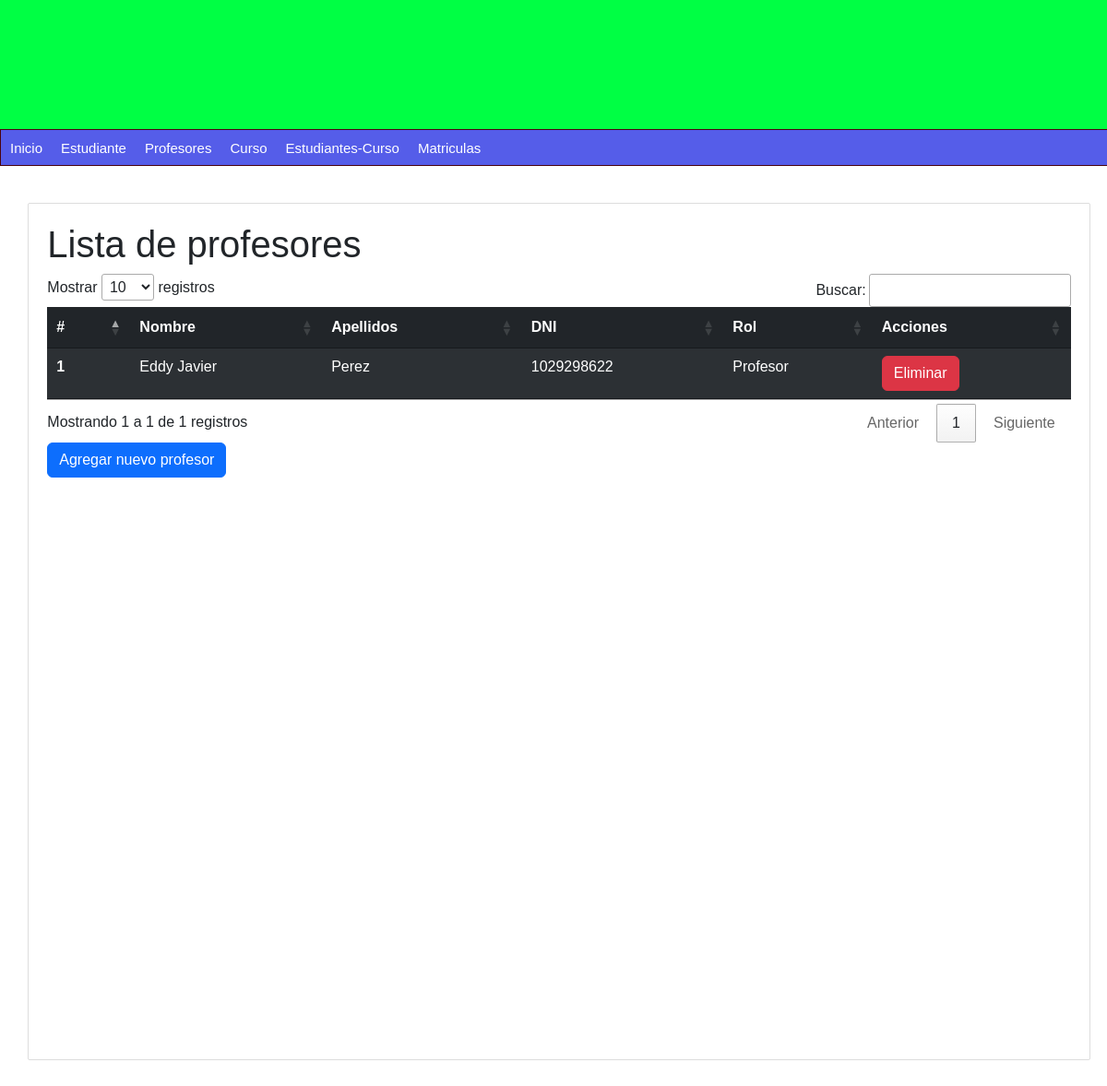
The app's page /profesores/, older data.
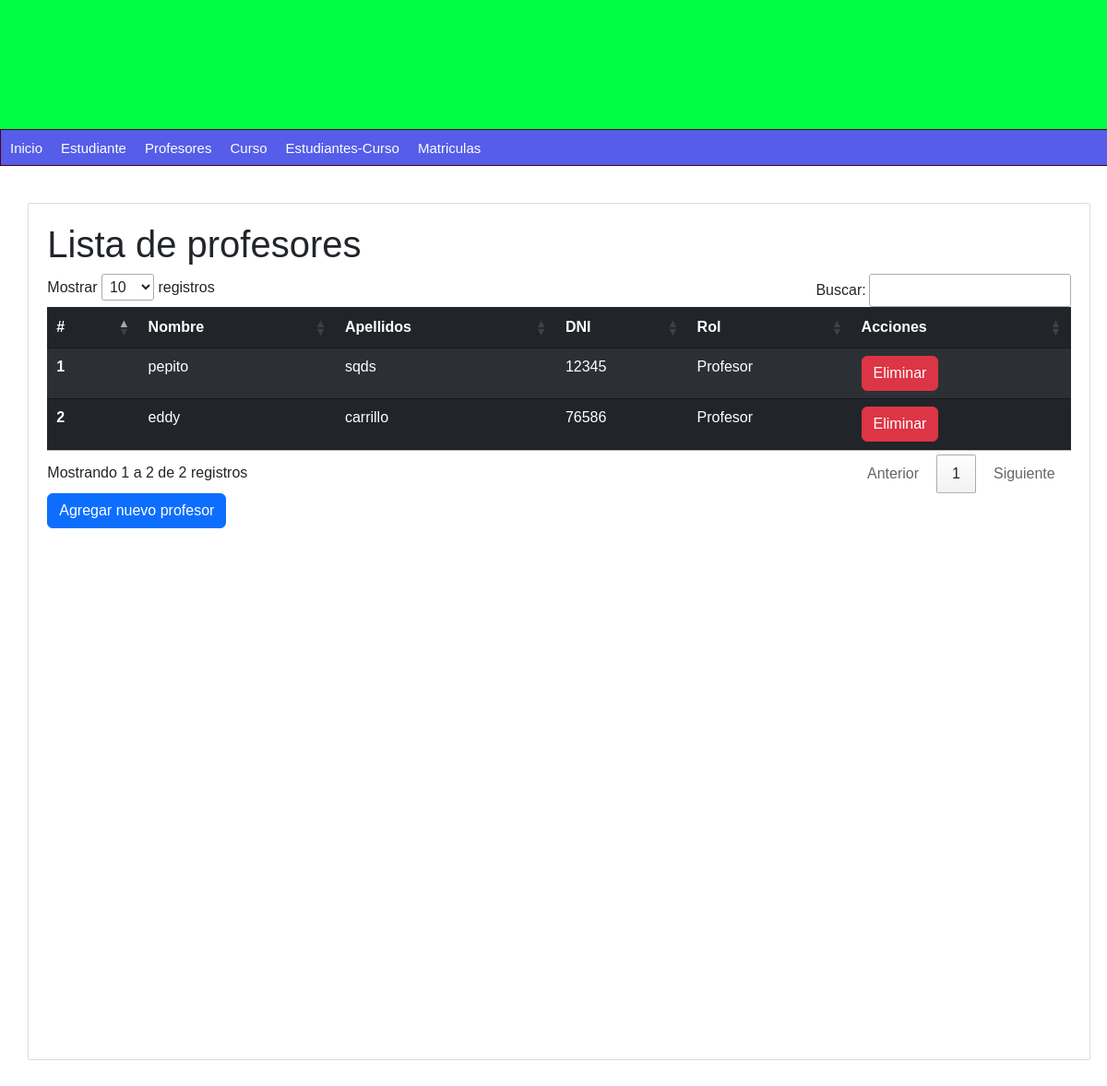
The same page, newer data.
### persona/models.py (models this page shows, shortened)
class Persona(models.Model):
    nombre = models.CharField(max_length=100)
    apellidos = models.CharField(max_length=100)
    dni = models.CharField(max_length=10, unique=True)
    telefono = models.CharField(max_length=10)
    email = models.EmailField()
    fecha_nacimiento = models.DateField()
    rol = models.CharField(max_length=20)
    created_at = models.DateTimeField(auto_now_add=True)
    class Meta:
        db_table = 'persona'

### persona/views.py (the view)
# urls.py: path('profesores/', get_profesores, name='lista-profesores'),
def get_profesores(request):
    profesores = Persona.objects.filter(rol='Profesor')
    return render(request, 'lista-profesores.html', {
        'title': 'Lista de profesores',
        'profesores': profesores
    })

### persona/templates/lista-profesores.html (shortened to what this page needs)
{% extends "index.html" %}
{% block content %}
<link rel="stylesheet" type="text/css" href="https://cdn.datatables.net/1.11.5/css/jquery.dataTables.css">
    <h1>{{ title }}</h1>
    <table id="tablaProfesores" class="table table-dark table-striped">
        <thead>
            <tr>
                <th scope="col">#</th>
                <th scope="col">Nombre</th>
                <th scope="col">Apellidos</th>
                <th scope="col">DNI</th>
                <th scope="col">Rol</th>
                <th scope="col">Acciones</th>
            </tr>
        </thead>
        <tbody>
            {% for profesor in profesores %}
            <tr>
                <th scope="row">{{ forloop.counter }}</th>
                <td>{{ profesor.nombre }}</td>
                <td>{{ profesor.apellidos }}</td>
                <td>{{ profesor.dni }}</td>
                <td>{{ profesor.rol }}</td>
                <td>
                    <a href="{% url 'eliminar_profesor' profesor.id %}" class="btn btn-danger" onclick="return confirmarEliminacion();">Eliminar</a>
                </td>
            </tr>
            {% empty %}
            <tr>
                <td colspan="6" class="text-center">No hay profesores registrados.</td>
            </tr>
            {% endfor %}
        </tbody>
    </table>
    <a href="{% url 'formulario_profesor' %}" class="btn btn-primary">Agregar nuevo profesor</a>
{% endblock %}

Row changes from the older to the newer data that the page shows:
removed Persona: nombre "Eddy Javier", apellidos "Perez", dni "1029298622", rol "Profesor"
added Persona: nombre "pepito", apellidos "sqds", dni "12345", rol "Profesor"
added Persona: nombre "eddy", apellidos "carrillo", dni "76586", rol "Profesor"
Text that changed along with them:
text written by a page script: "Mostrar registros Buscar: Mostrando 1 a 1 de 1 registros Anterior 1 Siguiente" → "Mostrar registros Buscar: Mostrando 1 a 2 de 2 registros Anterior 1 Siguiente"
